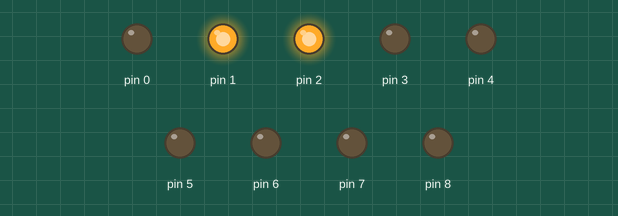
Bench run of a sketch on a simulated Arduino Uno, built with avr-gcc and run on an emulated ATmega328P. Parts: output pins drawn as LEDs (lit = HIGH).

Above: at 0.5 s.
At 1.5 s:
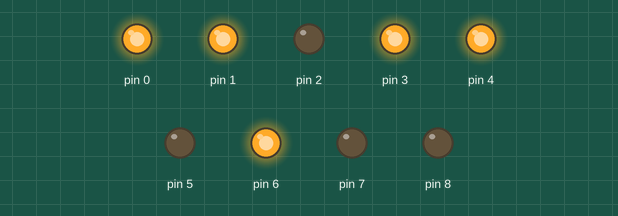
At 2.5 s:
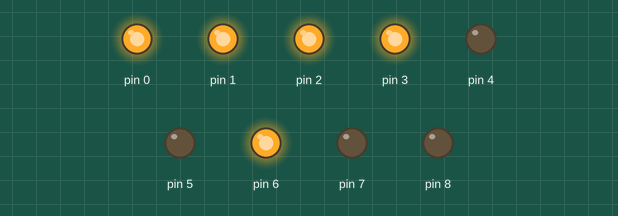
At 3.5 s:
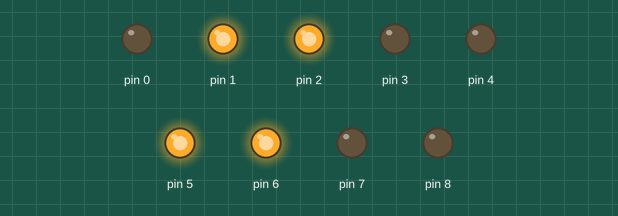
Timing chart, 0 to 4.6 s (numbered marks = the images above):
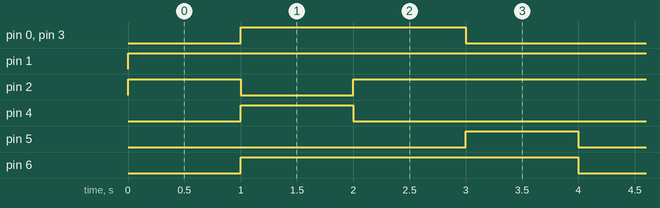

Measured:
- by itself, pin 0, pin 3: alternates HIGH for 2.0 s and LOW for 2.0 s
- by itself, pin 1: LOW → HIGH at 0.00 s
- by itself, pin 2: repeats every 4.0 s: LOW 1.0 s, HIGH 3.0 s
- by itself, pin 4, pin 5: alternates HIGH for 1.0 s and LOW for 3.0 s
- by itself, pin 6: alternates HIGH for 3.0 s and LOW for 1.0 s

The sketch:

lab2_segment2.ino
```cpp
void setup() {
 DDRD= 0b11111111;
 pinMode(8,OUTPUT);


 digitalWrite(8,LOW);

}

void loop() {
  PORTD=0b00000110;//1
  delay(1000);
  PORTD=0b01011011;//2
  delay(1000);
  PORTD=0b01001111;//3
  delay(1000);
  PORTD=0b01100110;//4
  delay(1000);
}
```
